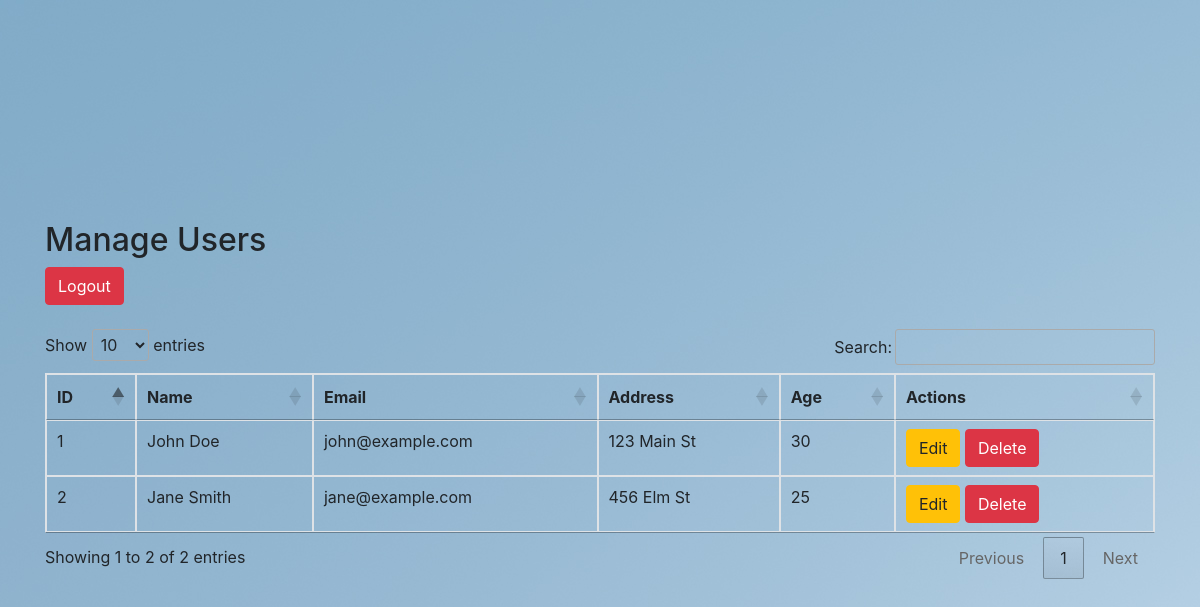
The page /manage_users.php (signed in) on the database its author committed.
### tables this page shows
CREATE TABLE user (
    id INT AUTO_INCREMENT PRIMARY KEY,
    name VARCHAR(100),
    email VARCHAR(100) UNIQUE,
    creation_date TIMESTAMP DEFAULT CURRENT_TIMESTAMP,
    address VARCHAR(255),
    age INT,
    password VARCHAR(255)
);

### manage_users.php (the view, shortened to what this page needs)
<?php
require 'connection.php';
$sql = "SELECT * FROM user";
$result = $conn->query($sql);
?>
<!DOCTYPE html>
<html>
<head>
    <link href="https://maxcdn.bootstrapcdn.com/bootstrap/4.0.0/css/bootstrap.min.css" rel="stylesheet">
    <link href="https://cdn.datatables.net/1.10.21/css/jquery.dataTables.min.css" rel="stylesheet">
</head>
<body>
<div class="container">
    <h2>Manage Users</h2>
    <a href="logout.php" class="btn btn-danger">Logout</a>
    <br><br>
    <table id="usersTable" class="table table-bordered">
        <thead>
            <tr>
                <th>ID</th>
                <th>Name</th>
                <th>Email</th>
                <th>Address</th>
                <th>Age</th>
                <th>Actions</th>
            </tr>
        </thead>
        <tbody>
            <?php while ($row = $result->fetch_assoc()): ?>
                <tr>
                    <td><?= $row['id'] ?></td>
                    <td><?= $row['name'] ?></td>
                    <td><?= $row['email'] ?></td>
                    <td><?= $row['address'] ?></td>
                    <td><?= $row['age'] ?></td>
                    <td>
                        <a href="edit_user.php?id=<?= $row['id'] ?>" class="btn btn-warning">Edit</a>
                        <a href="delete_user.php?id=<?= $row['id'] ?>" class="btn btn-danger">Delete</a>
                    </td>
                </tr>
            <?php endwhile; ?>
        </tbody>
    </table>
</div>
</body>
</html>

### manage_users.php (style rules this page uses)
body { background-color: #f8f9fa; height: 100vh; display: flex; align-items: center; justify-content: center; background-image: url('uploads/img19.jpg'); }

### rows shown on the page
user: id "1", name "John Doe", email "john@example.com", address "123 Main St", age "30"
user: id "2", name "Jane Smith", email "jane@example.com", address "456 Elm St", age "25"
